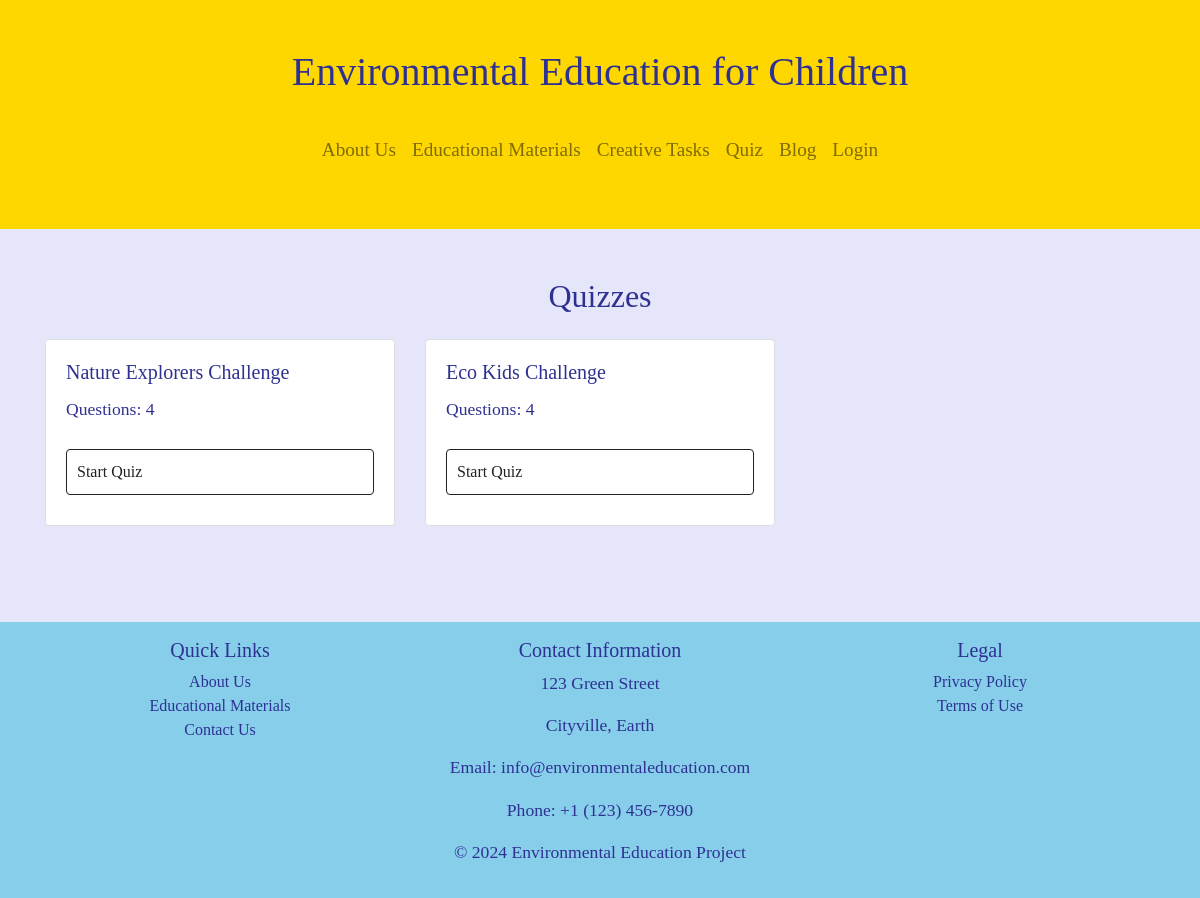
The page /quiz/ on the database as committed earlier.
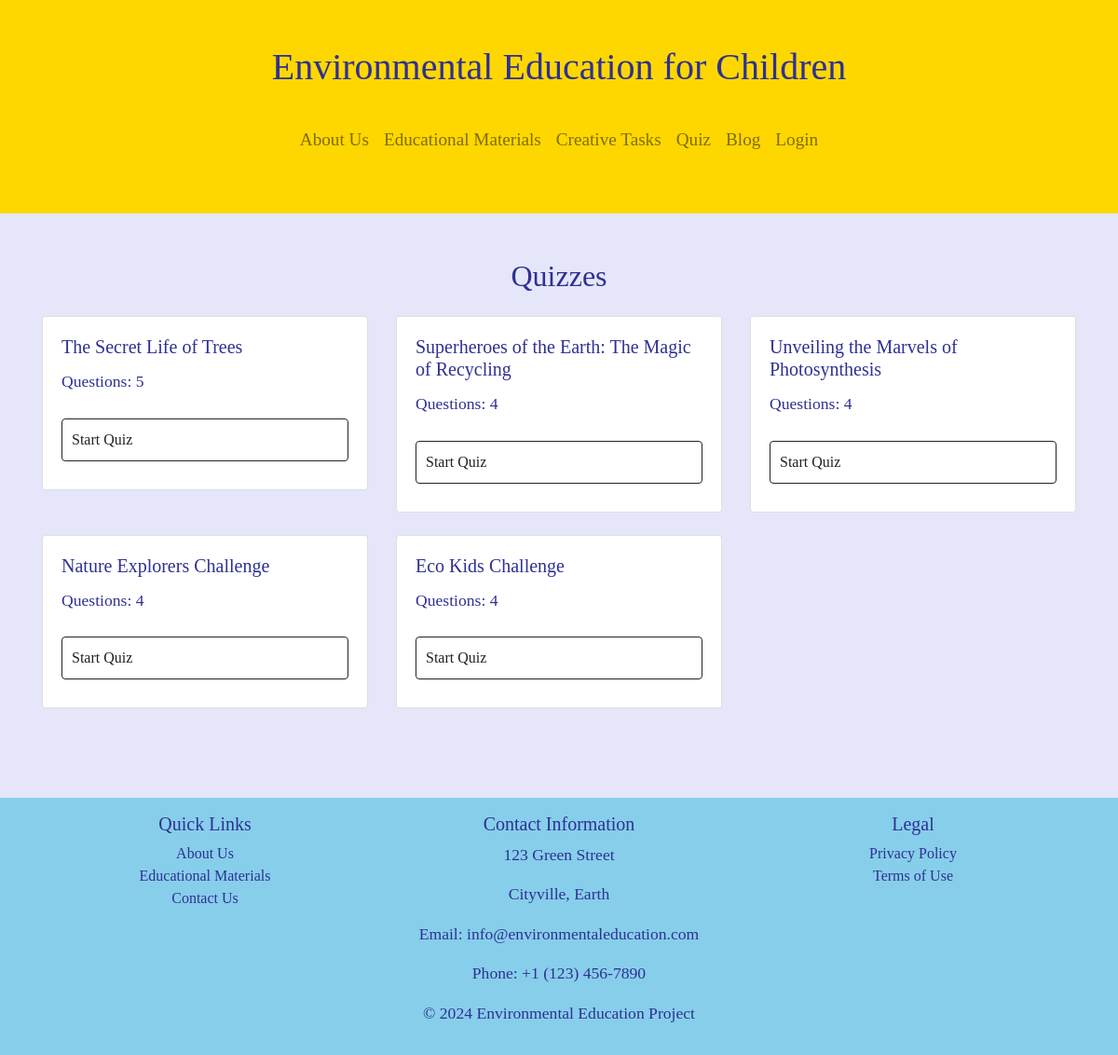
The same page on the database as committed later.
### quiz/models.py (models this page shows, shortened)
class BaseModel(models.Model):
    uid = models.UUIDField(primary_key=True, default=uuid.uuid4, editable=False)
    created_at = models.DateField(auto_now_add=True)
    updated_at = models.DateField(auto_now=True)
    class Meta:
        abstract = True

class Quiz(BaseModel):
    quiz_name = models.CharField(max_length=100)
    passed_by_users = models.ManyToManyField(User, blank=True, related_name='passed_quizzes')

### quiz/views.py (the view)
# urls.py: path("", quiz_list, name="quiz_list"), # Path for the main quiz list view
def quiz_list(request):
    context = {"quizzes" : Quiz.objects.all(),}
    if request.GET.get('quiz'):
        return redirect(f"quiz_detail/?quiz={request.GET.get('quiz')}")
    return render(request, 'quiz/index.html', context)

### quiz/templates/quiz/index.html (shortened to what this page needs)
{% extends "main/layout.html" %}
{% block extraCSS %}
    {% load static %}
    <link rel="stylesheet" href="{% static "quiz/style.css" %}">
{% endblock %}
{% block body %}
<section id="blog" class="py-5">
    <div class="container">
        <h2 class="text-center mb-4">Quizzes</h2>
        <div class="row">
            {% for quiz in quizzes reversed %}
            <div class="col-md-4 mb-4">
                <div class="card">
                    <div class="card-body">
                        <h5 class="card-title">{{ quiz.quiz_name }}</h5>
                        <p class="card-text">Questions: {{ quiz.question.count }}</p>
                        <a href="{% url 'quiz:quiz_detail' %}?quiz={{ quiz.quiz_name }}" class="btn btn-danger">Start Quiz</a>
                    </div>
                </div>
            </div>
            {% endfor %}
        </div>
    </div>
</section>
<br>
{% endblock %}

### main/templates/main/layout.html (shortened to what this page needs)
{% load static %}
<!DOCTYPE html>
<html lang="en">
<head>
    <link rel="stylesheet" href="https://stackpath.bootstrapcdn.com/bootstrap/4.5.2/css/bootstrap.min.css">
    <link rel="stylesheet" href="{% static "main/style.css" %}">
    <link rel="stylesheet" href="https://cdnjs.cloudflare.com/ajax/libs/animate.css/4.1.1/animate.min.css">
    {% block extraCSS %}
    {% endblock %}
</head>
<body>
    <header class="text-center py-5">
        <div class="container">
            <h1>Environmental Education for Children</h1>
            <nav class="mt-4">
                <div class="navbar navbar-expand-lg navbar-light">
                    <div class="collapse navbar-collapse justify-content-center" id="navbarNav">
                        <ul class="navbar-nav">
                            <li class="nav-item">
                                <a class="nav-link" href="{% url 'main:index' %}">About Us</a>
                            </li>
                            <li class="nav-item">
                                <a class="nav-link" href="{% url 'educationalMaterials:index' %}">Educational Materials</a>
                            </li>
                            <li class="nav-item">
                                <a class="nav-link" href="{% url 'creativeTask:index' %}">Creative Tasks</a>
                            </li>
                            <li class="nav-item">
                                <a class="nav-link" href="{% url 'quiz:quiz_list' %}">Quiz</a>
                            </li>
                            <li class="nav-item">
                                <a class="nav-link" href="{% url 'blog:article_list' %}">Blog</a>
                            </li>
                            {% if user.is_authenticated %}
                                <li class="nav-item">
                                    <a class="nav-link" href="{% url 'log:logout_user' %}">Logout</a>
                                </li>
                            {% else %}
                                <li class="nav-item">
                                    <a class="nav-link" href="{% url 'log:logIn_user' %}">Login</a>
                                </li>
                            {% endif %}
                        </ul>
                    </div>
                </div>
            </nav>
        </div>
    </header>
    {% block body %}
    {% endblock %}
    <footer class="text-white text-center py-3">
        <div class="container">
            <div class="row">
                <div class="col-md-4">
                    <h5>Quick Links</h5>
                    <ul class="list-unstyled">
                        <li><a href="{% url 'main:index' %}">About Us</a></li>
                        <li><a href="{% url 'educationalMaterials:index' %}">Educational Materials</a></li>
                        <li><a href="{% url 'main:index' %}#contact">Contact Us</a></li>
                    </ul>
                </div>
                <div class="col-md-4">
                    <h5>Contact Information</h5>
                    <p>123 Green Street</p>
                    <p>Cityville, Earth</p>
                    <p>Email: info@environmentaleducation.com</p>
                    <p>Phone: +1 (123) 456-7890</p>
                </div>
                <div class="col-md-4">
                    <h5>Legal</h5>
                    <ul class="list-unstyled">
                        <li><a href="{% url 'legal:privacy_policy' %}">Privacy Policy</a></li>
                        <li><a href="{% url 'legal:terms_of_use' %}">Terms of Use</a></li>
                    </ul>
                </div>
            </div>
        </div>
        <p>&copy; 2024 Environmental Education Project</p>
    </footer>
</body>
</html>

### static/main/style.css (style rules this page uses)
header { background-color: #FFD700; }
header h1 { font-family: 'Comic Sans MS', cursive; font-size: 2.5rem; color: #2E3192; }
nav a { font-family: 'Comic Sans MS', cursive; font-size: 1.2rem; color: #2E3192; }
footer { background-color: #87CEEB; }
footer h5, footer p, footer ul li a { font-family: 'Comic Sans MS', cursive; color: #2E3192; }
body { font-family: 'Comic Sans MS', cursive; background-color: #E6E6FA; color: #2E3192; }
h2 { color: #2E3192; }
p { font-size: 1.1rem; }

### static/quiz/style.css (style rules this page uses)
.btn { background: #fff; color:#222; font-weight: 500; width: 100%; border: 1px solid #222; padding: 10px; margin: 10px 0; text-align: left; border-radius: 4px; cursor: pointer; transition: all 0.3s; }

Rows that differ between the two databases and show on the page:
added Quiz: quiz_name "The Secret Life of Trees", question.count "5"
added Quiz: quiz_name "Superheroes of the Earth: The Magic of Recycling", question.count "4"
added Quiz: quiz_name "Unveiling the Marvels of Photosynthesis", question.count "4"
